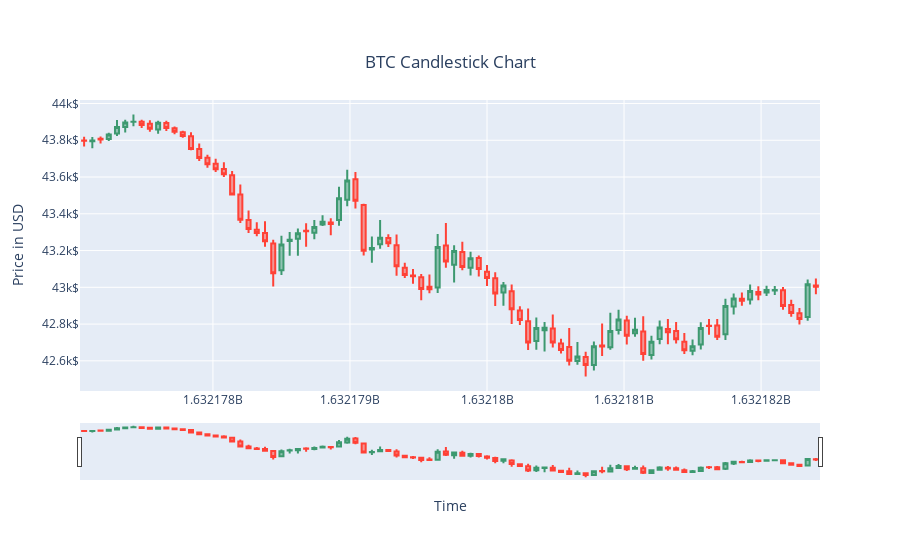
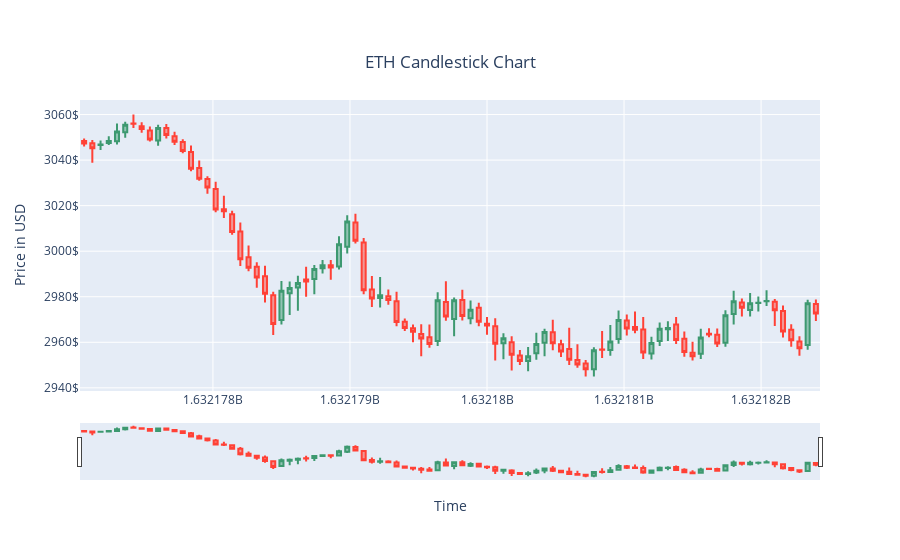
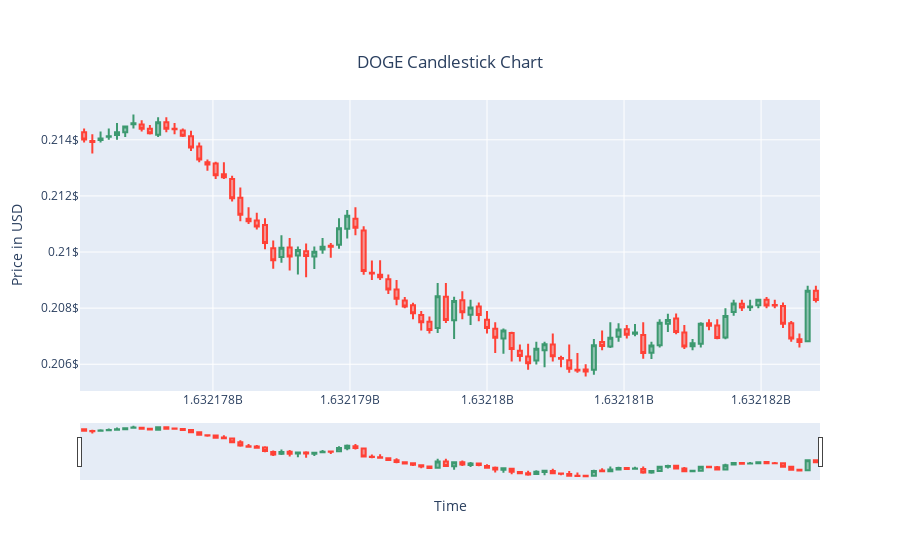

The notebook cell these images were saved under, in order:
### Markdown cell above
## Candlestick Chart （Period: 21/09/2021)

### Code cell
cschart(btc, label = "BTC")

cschart(eth, label = "ETH")

cschart(doge, label = "DOGE")
